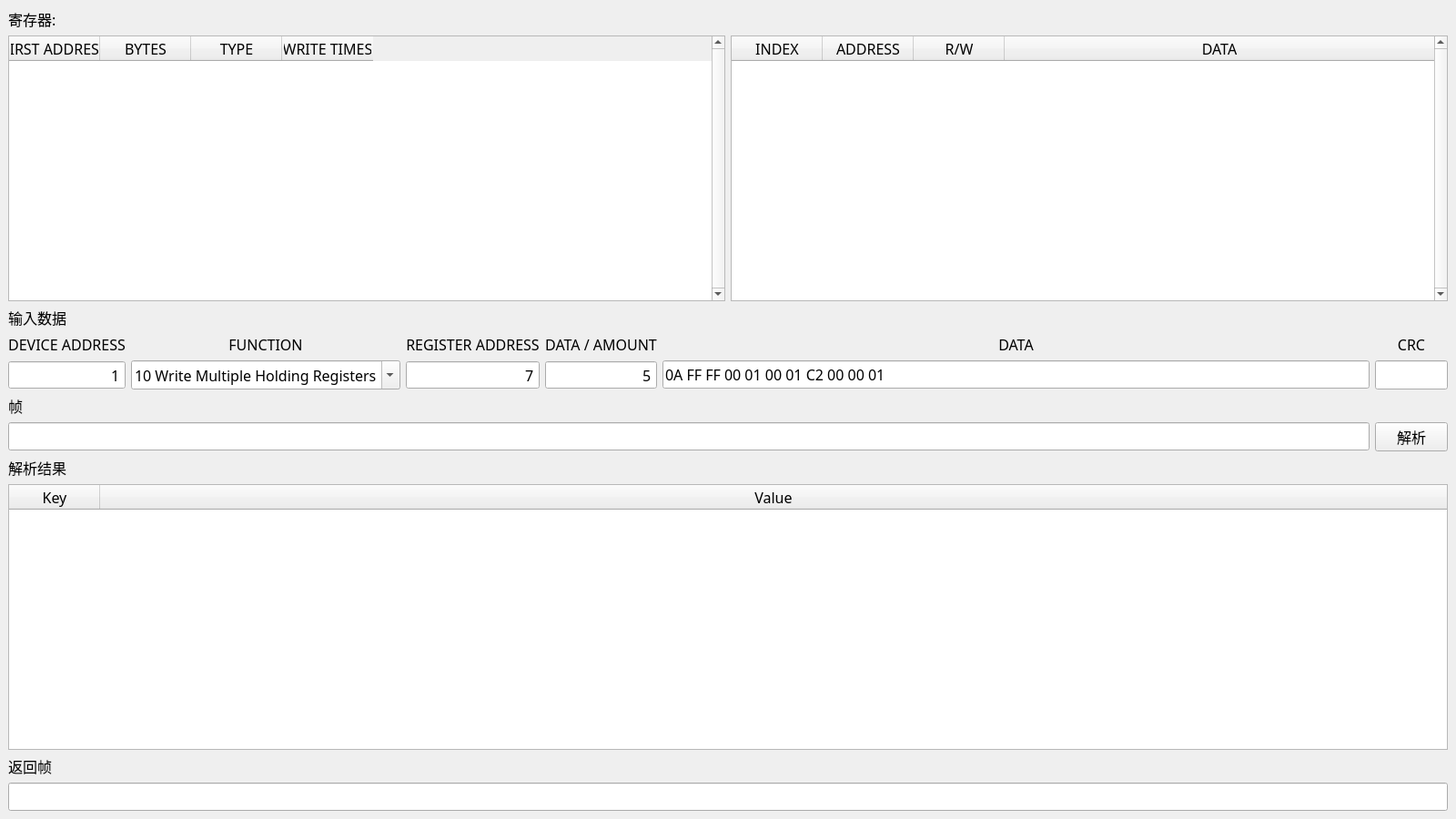
<?xml version="1.0" encoding="UTF-8"?>
<ui version="4.0">
 <class>MainWindow</class>
 <widget class="QMainWindow" name="MainWindow">
  <property name="geometry">
   <rect>
    <x>0</x>
    <y>0</y>
    <width>1600</width>
    <height>900</height>
   </rect>
  </property>
  <property name="font">
   <font>
    <family>HarmonyOS Sans SC</family>
    <pointsize>12</pointsize>
    <stylestrategy>PreferAntialias</stylestrategy>
   </font>
  </property>
  <property name="windowTitle">
   <string>MainWindow</string>
  </property>
  <widget class="QWidget" name="centralwidget">
   <layout class="QVBoxLayout" name="verticalLayout">
    <item>
     <widget class="QLabel" name="label">
      <property name="text">
       <string>寄存器:</string>
      </property>
     </widget>
    </item>
    <item>
     <layout class="QGridLayout" name="gridLayout">
      <item row="0" column="0">
       <widget class="QTableWidget" name="tableWidget_RegistersAreas">
        <property name="font">
         <font>
          <family>Cascadia Code</family>
          <pointsize>12</pointsize>
          <stylestrategy>PreferAntialias</stylestrategy>
         </font>
        </property>
        <property name="verticalScrollBarPolicy">
         <enum>Qt::ScrollBarPolicy::ScrollBarAlwaysOn</enum>
        </property>
        <property name="horizontalScrollBarPolicy">
         <enum>Qt::ScrollBarPolicy::ScrollBarAlwaysOff</enum>
        </property>
        <property name="editTriggers">
         <set>QAbstractItemView::EditTrigger::NoEditTriggers</set>
        </property>
        <property name="alternatingRowColors">
         <bool>true</bool>
        </property>
        <property name="selectionMode">
         <enum>QAbstractItemView::SelectionMode::SingleSelection</enum>
        </property>
        <property name="selectionBehavior">
         <enum>QAbstractItemView::SelectionBehavior::SelectRows</enum>
        </property>
        <property name="gridStyle">
         <enum>Qt::PenStyle::NoPen</enum>
        </property>
        <property name="wordWrap">
         <bool>false</bool>
        </property>
        <column>
         <property name="text">
          <string>FIRST ADDRESS</string>
         </property>
        </column>
        <column>
         <property name="text">
          <string>BYTES</string>
         </property>
        </column>
        <column>
         <property name="text">
          <string>TYPE</string>
         </property>
        </column>
        <column>
         <property name="text">
          <string>WRITE TIMES</string>
         </property>
        </column>
       </widget>
      </item>
      <item row="0" column="1">
       <widget class="QTableWidget" name="tableWidget_Registers">
        <property name="font">
         <font>
          <family>Cascadia Code</family>
          <pointsize>12</pointsize>
          <stylestrategy>PreferAntialias</stylestrategy>
         </font>
        </property>
        <property name="verticalScrollBarPolicy">
         <enum>Qt::ScrollBarPolicy::ScrollBarAlwaysOn</enum>
        </property>
        <property name="horizontalScrollBarPolicy">
         <enum>Qt::ScrollBarPolicy::ScrollBarAlwaysOff</enum>
        </property>
        <property name="editTriggers">
         <set>QAbstractItemView::EditTrigger::NoEditTriggers</set>
        </property>
        <property name="alternatingRowColors">
         <bool>true</bool>
        </property>
        <property name="selectionMode">
         <enum>QAbstractItemView::SelectionMode::SingleSelection</enum>
        </property>
        <property name="selectionBehavior">
         <enum>QAbstractItemView::SelectionBehavior::SelectRows</enum>
        </property>
        <property name="gridStyle">
         <enum>Qt::PenStyle::NoPen</enum>
        </property>
        <property name="wordWrap">
         <bool>false</bool>
        </property>
        <attribute name="horizontalHeaderStretchLastSection">
         <bool>true</bool>
        </attribute>
        <column>
         <property name="text">
          <string>INDEX</string>
         </property>
        </column>
        <column>
         <property name="text">
          <string>ADDRESS</string>
         </property>
        </column>
        <column>
         <property name="text">
          <string>R/W</string>
         </property>
        </column>
        <column>
         <property name="text">
          <string>DATA</string>
         </property>
        </column>
       </widget>
      </item>
     </layout>
    </item>
    <item>
     <widget class="QLabel" name="label_2">
      <property name="text">
       <string>输入数据</string>
      </property>
     </widget>
    </item>
    <item>
     <layout class="QGridLayout" name="gridLayout_2">
      <item row="3" column="5">
       <widget class="QPushButton" name="pushButton_Prase">
        <property name="sizePolicy">
         <sizepolicy hsizetype="Minimum" vsizetype="Preferred">
          <horstretch>0</horstretch>
          <verstretch>0</verstretch>
         </sizepolicy>
        </property>
        <property name="text">
         <string>解析</string>
        </property>
       </widget>
      </item>
      <item row="1" column="4">
       <widget class="QLineEdit" name="lineEdit_Data">
        <property name="sizePolicy">
         <sizepolicy hsizetype="Expanding" vsizetype="Fixed">
          <horstretch>0</horstretch>
          <verstretch>0</verstretch>
         </sizepolicy>
        </property>
        <property name="minimumSize">
         <size>
          <width>0</width>
          <height>28</height>
         </size>
        </property>
        <property name="font">
         <font>
          <family>Cascadia Mono</family>
          <pointsize>12</pointsize>
          <stylestrategy>PreferAntialias</stylestrategy>
         </font>
        </property>
        <property name="text">
         <string>0A FF FF 00 01 00 01 C2 00 00 01</string>
        </property>
       </widget>
      </item>
      <item row="0" column="3">
       <widget class="QLabel" name="label_9">
        <property name="font">
         <font>
          <family>HarmonyOS Sans SC</family>
          <pointsize>12</pointsize>
          <stylestrategy>PreferAntialias</stylestrategy>
          <fontweight>Black</fontweight>
         </font>
        </property>
        <property name="text">
         <string>DATA / AMOUNT</string>
        </property>
        <property name="alignment">
         <set>Qt::AlignmentFlag::AlignCenter</set>
        </property>
       </widget>
      </item>
      <item row="0" column="1">
       <widget class="QLabel" name="label_5">
        <property name="font">
         <font>
          <family>HarmonyOS Sans SC</family>
          <pointsize>12</pointsize>
          <stylestrategy>PreferAntialias</stylestrategy>
          <fontweight>Black</fontweight>
         </font>
        </property>
        <property name="text">
         <string>FUNCTION</string>
        </property>
        <property name="alignment">
         <set>Qt::AlignmentFlag::AlignCenter</set>
        </property>
       </widget>
      </item>
      <item row="1" column="0">
       <widget class="QSpinBox" name="spinBox_DeviceAddress">
        <property name="sizePolicy">
         <sizepolicy hsizetype="Preferred" vsizetype="Preferred">
          <horstretch>0</horstretch>
          <verstretch>0</verstretch>
         </sizepolicy>
        </property>
        <property name="font">
         <font>
          <family>Cascadia Mono</family>
          <pointsize>12</pointsize>
          <stylestrategy>PreferAntialias</stylestrategy>
         </font>
        </property>
        <property name="alignment">
         <set>Qt::AlignmentFlag::AlignRight|Qt::AlignmentFlag::AlignTrailing|Qt::AlignmentFlag::AlignVCenter</set>
        </property>
        <property name="buttonSymbols">
         <enum>QAbstractSpinBox::ButtonSymbols::NoButtons</enum>
        </property>
        <property name="suffix">
         <string/>
        </property>
        <property name="maximum">
         <number>255</number>
        </property>
        <property name="value">
         <number>1</number>
        </property>
        <property name="displayIntegerBase">
         <number>16</number>
        </property>
       </widget>
      </item>
      <item row="1" column="2">
       <widget class="QSpinBox" name="spinBox_RegisterAddress">
        <property name="sizePolicy">
         <sizepolicy hsizetype="Preferred" vsizetype="Preferred">
          <horstretch>0</horstretch>
          <verstretch>0</verstretch>
         </sizepolicy>
        </property>
        <property name="font">
         <font>
          <family>Cascadia Mono</family>
          <pointsize>12</pointsize>
          <stylestrategy>PreferAntialias</stylestrategy>
         </font>
        </property>
        <property name="alignment">
         <set>Qt::AlignmentFlag::AlignRight|Qt::AlignmentFlag::AlignTrailing|Qt::AlignmentFlag::AlignVCenter</set>
        </property>
        <property name="buttonSymbols">
         <enum>QAbstractSpinBox::ButtonSymbols::NoButtons</enum>
        </property>
        <property name="suffix">
         <string/>
        </property>
        <property name="maximum">
         <number>65535</number>
        </property>
        <property name="value">
         <number>7</number>
        </property>
        <property name="displayIntegerBase">
         <number>16</number>
        </property>
       </widget>
      </item>
      <item row="1" column="1">
       <widget class="QComboBox" name="comboBox_FunctionCode">
        <property name="sizePolicy">
         <sizepolicy hsizetype="Preferred" vsizetype="Preferred">
          <horstretch>0</horstretch>
          <verstretch>0</verstretch>
         </sizepolicy>
        </property>
        <property name="font">
         <font>
          <family>Cascadia Mono</family>
          <pointsize>12</pointsize>
          <stylestrategy>PreferAntialias</stylestrategy>
         </font>
        </property>
        <property name="editable">
         <bool>true</bool>
        </property>
        <property name="currentIndex">
         <number>7</number>
        </property>
        <item>
         <property name="text">
          <string>01 Read Multiple Coils</string>
         </property>
        </item>
        <item>
         <property name="text">
          <string>02 Read Multiple Discrete Inputs</string>
         </property>
        </item>
        <item>
         <property name="text">
          <string>03 Read Multiple Holding Registers</string>
         </property>
        </item>
        <item>
         <property name="text">
          <string>04 Read Multiple Input Registers</string>
         </property>
        </item>
        <item>
         <property name="text">
          <string>05 Write Single Coil</string>
         </property>
        </item>
        <item>
         <property name="text">
          <string>06 Write Single Holding Registers</string>
         </property>
        </item>
        <item>
         <property name="text">
          <string>0F Write Multiple Coils</string>
         </property>
        </item>
        <item>
         <property name="text">
          <string>10 Write Multiple Holding Registers</string>
         </property>
        </item>
       </widget>
      </item>
      <item row="3" column="0" colspan="5">
       <widget class="QLineEdit" name="lineEdit_Frame">
        <property name="font">
         <font>
          <family>Cascadia Mono</family>
          <pointsize>12</pointsize>
          <stylestrategy>PreferAntialias</stylestrategy>
         </font>
        </property>
        <property name="readOnly">
         <bool>true</bool>
        </property>
       </widget>
      </item>
      <item row="0" column="2">
       <widget class="QLabel" name="label_6">
        <property name="font">
         <font>
          <family>HarmonyOS Sans SC</family>
          <pointsize>12</pointsize>
          <stylestrategy>PreferAntialias</stylestrategy>
          <fontweight>Black</fontweight>
         </font>
        </property>
        <property name="text">
         <string>REGISTER ADDRESS</string>
        </property>
        <property name="alignment">
         <set>Qt::AlignmentFlag::AlignCenter</set>
        </property>
       </widget>
      </item>
      <item row="0" column="0">
       <widget class="QLabel" name="label_4">
        <property name="font">
         <font>
          <family>HarmonyOS Sans SC</family>
          <pointsize>12</pointsize>
          <stylestrategy>PreferAntialias</stylestrategy>
          <fontweight>Black</fontweight>
         </font>
        </property>
        <property name="text">
         <string>DEVICE ADDRESS</string>
        </property>
        <property name="alignment">
         <set>Qt::AlignmentFlag::AlignCenter</set>
        </property>
       </widget>
      </item>
      <item row="1" column="5">
       <widget class="QLineEdit" name="lineEdit_CRC">
        <property name="sizePolicy">
         <sizepolicy hsizetype="Ignored" vsizetype="Preferred">
          <horstretch>0</horstretch>
          <verstretch>0</verstretch>
         </sizepolicy>
        </property>
        <property name="font">
         <font>
          <family>Cascadia Mono</family>
          <pointsize>12</pointsize>
          <stylestrategy>PreferAntialias</stylestrategy>
         </font>
        </property>
        <property name="maxLength">
         <number>5</number>
        </property>
        <property name="alignment">
         <set>Qt::AlignmentFlag::AlignCenter</set>
        </property>
        <property name="readOnly">
         <bool>true</bool>
        </property>
       </widget>
      </item>
      <item row="1" column="3">
       <widget class="QSpinBox" name="spinBox_Amount">
        <property name="sizePolicy">
         <sizepolicy hsizetype="Preferred" vsizetype="Preferred">
          <horstretch>0</horstretch>
          <verstretch>0</verstretch>
         </sizepolicy>
        </property>
        <property name="font">
         <font>
          <family>Cascadia Mono</family>
          <pointsize>12</pointsize>
          <stylestrategy>PreferAntialias</stylestrategy>
         </font>
        </property>
        <property name="alignment">
         <set>Qt::AlignmentFlag::AlignRight|Qt::AlignmentFlag::AlignTrailing|Qt::AlignmentFlag::AlignVCenter</set>
        </property>
        <property name="buttonSymbols">
         <enum>QAbstractSpinBox::ButtonSymbols::NoButtons</enum>
        </property>
        <property name="accelerated">
         <bool>false</bool>
        </property>
        <property name="maximum">
         <number>65535</number>
        </property>
        <property name="value">
         <number>5</number>
        </property>
        <property name="displayIntegerBase">
         <number>16</number>
        </property>
       </widget>
      </item>
      <item row="0" column="4">
       <widget class="QLabel" name="label_8">
        <property name="font">
         <font>
          <family>HarmonyOS Sans SC</family>
          <pointsize>12</pointsize>
          <stylestrategy>PreferAntialias</stylestrategy>
          <fontweight>Black</fontweight>
         </font>
        </property>
        <property name="text">
         <string>DATA</string>
        </property>
        <property name="alignment">
         <set>Qt::AlignmentFlag::AlignCenter</set>
        </property>
       </widget>
      </item>
      <item row="0" column="5">
       <widget class="QLabel" name="label_7">
        <property name="font">
         <font>
          <family>HarmonyOS Sans SC</family>
          <pointsize>12</pointsize>
          <stylestrategy>PreferAntialias</stylestrategy>
          <fontweight>Black</fontweight>
         </font>
        </property>
        <property name="text">
         <string>CRC</string>
        </property>
        <property name="alignment">
         <set>Qt::AlignmentFlag::AlignCenter</set>
        </property>
       </widget>
      </item>
      <item row="2" column="0" colspan="6">
       <widget class="QLabel" name="label_10">
        <property name="text">
         <string>帧</string>
        </property>
       </widget>
      </item>
     </layout>
    </item>
    <item>
     <widget class="QLabel" name="label_3">
      <property name="text">
       <string>解析结果</string>
      </property>
     </widget>
    </item>
    <item>
     <widget class="QTableWidget" name="tableWidget_Result">
      <property name="font">
       <font>
        <family>Cascadia Code</family>
        <pointsize>12</pointsize>
        <stylestrategy>PreferAntialias</stylestrategy>
       </font>
      </property>
      <property name="editTriggers">
       <set>QAbstractItemView::EditTrigger::NoEditTriggers</set>
      </property>
      <property name="alternatingRowColors">
       <bool>true</bool>
      </property>
      <property name="selectionMode">
       <enum>QAbstractItemView::SelectionMode::SingleSelection</enum>
      </property>
      <property name="selectionBehavior">
       <enum>QAbstractItemView::SelectionBehavior::SelectRows</enum>
      </property>
      <property name="gridStyle">
       <enum>Qt::PenStyle::NoPen</enum>
      </property>
      <property name="wordWrap">
       <bool>false</bool>
      </property>
      <attribute name="horizontalHeaderStretchLastSection">
       <bool>true</bool>
      </attribute>
      <column>
       <property name="text">
        <string>Key</string>
       </property>
      </column>
      <column>
       <property name="text">
        <string>Value</string>
       </property>
      </column>
     </widget>
    </item>
    <item>
     <widget class="QLabel" name="label_11">
      <property name="text">
       <string>返回帧</string>
      </property>
     </widget>
    </item>
    <item>
     <widget class="QLineEdit" name="lineEdit_ReturnFrame">
      <property name="minimumSize">
       <size>
        <width>0</width>
        <height>28</height>
       </size>
      </property>
      <property name="font">
       <font>
        <family>Cascadia Mono</family>
        <pointsize>12</pointsize>
        <stylestrategy>PreferAntialias</stylestrategy>
       </font>
      </property>
      <property name="readOnly">
       <bool>true</bool>
      </property>
     </widget>
    </item>
   </layout>
  </widget>
 </widget>
 <resources/>
 <connections/>
</ui>
